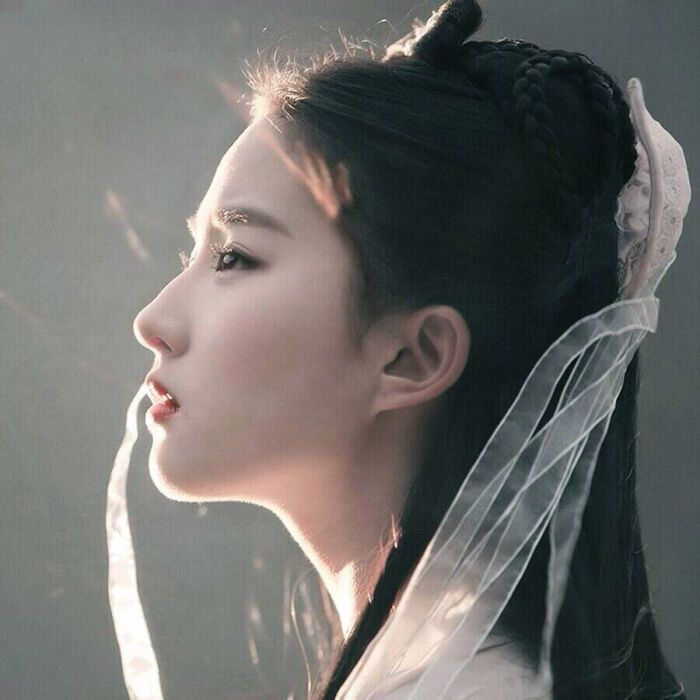
#> input picture 机器学习/data/lyf.jpg, 700 x 700 px
$ python '亮度提升.py'
#> lines starting #> are read from the running program, lines starting #| are printed output that depends on the picture; after the words box and inside, x2 and y2 are one past the last pixel; in counts of white or black regions, pixels touching at a corner belong together
import cv2 as cv
import numpy as np

# 亮度提升
img = cv.imread('../data/lyf.jpg')
#> img is the input picture: shape (700, 700, 3); mean B, G, R 105.2, 107.9, 108.9
print(img.shape)
#| (700, 700, 3)
cv.imshow('img', img)

# 将图片转化为灰度图
gray = cv.cvtColor(img, cv.COLOR_BGR2GRAY)
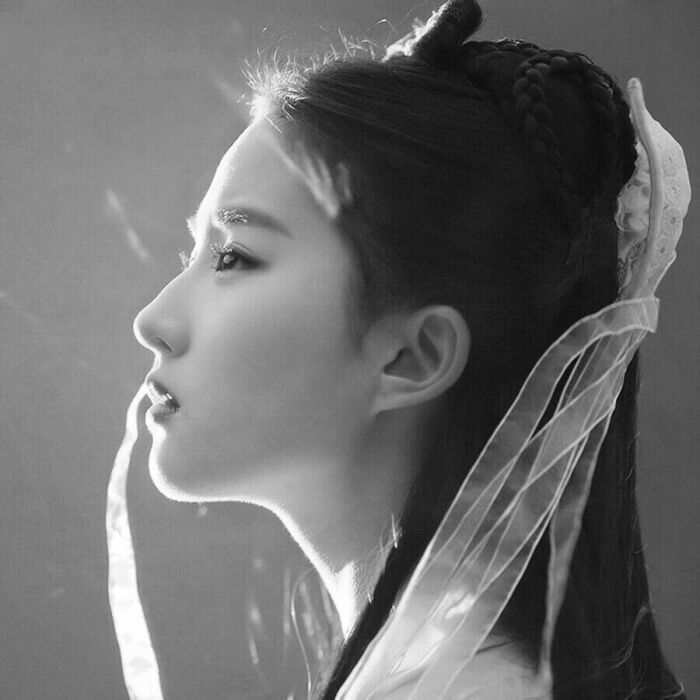
#> gray: shape (700, 700); min 5, max 255, mean 107.9
cv.imshow('gray', gray)

# 针对灰度图提亮
e_gray = cv.equalizeHist(gray)
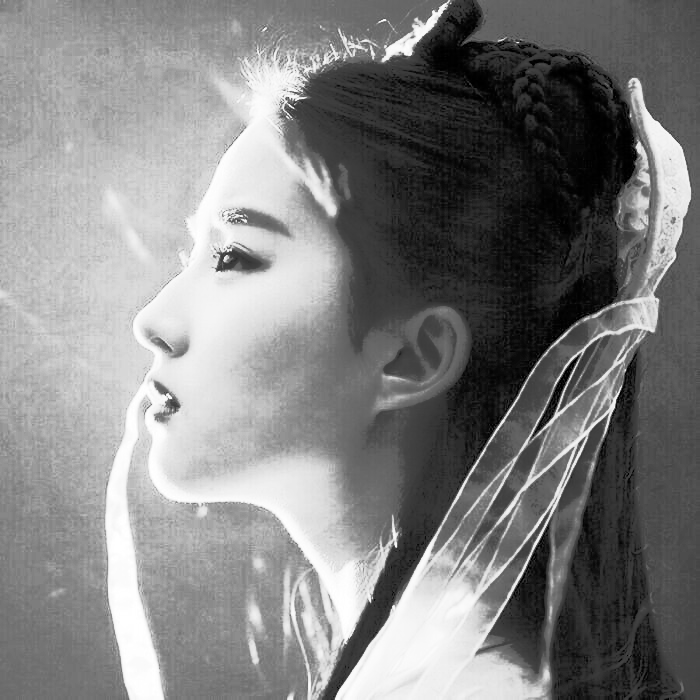
#> e_gray: shape (700, 700); min 0, max 255, mean 128.6
cv.imshow('e_gray', e_gray)

# 彩色图像提亮
# 转换颜色空间 YUV：亮度，色度，饱和度
yuv = cv.cvtColor(img, cv.COLOR_BGR2YUV)
#> yuv: shape (700, 700, 3); mean of channels 0, 1, 2 107.9, 126.7, 128.9
yuv[:, :, 0] = cv.equalizeHist(yuv[:, :, 0])
#> yuv: shape (700, 700, 3); mean of channels 0, 1, 2 128.6, 126.7, 128.9
color = cv.cvtColor(yuv, cv.COLOR_YUV2BGR)
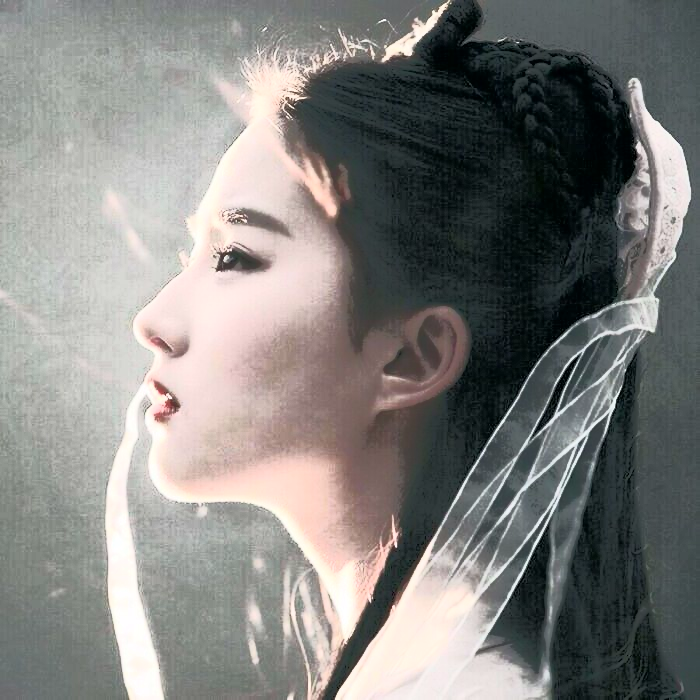
#> color: shape (700, 700, 3); mean B, G, R 125.9, 128.6, 129.3
cv.imshow('color', color)

"""
# Canny边缘识别
    边缘检测常用亮度梯度方法。通过识别亮度梯度变化最大的像素点从而检测出物体的边缘。
"""
canny = cv.Canny(img, 60, 150)
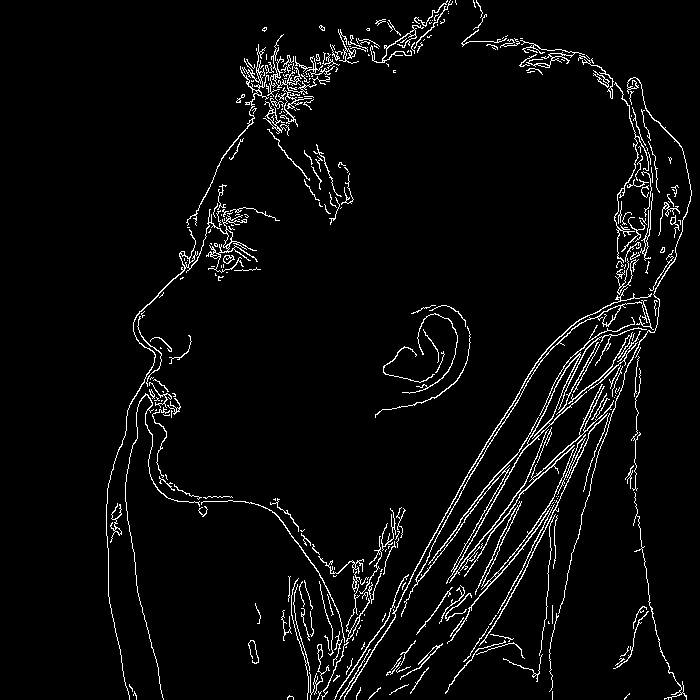
#> canny: shape (700, 700); 4.2% white in thin lines or dots, all inside (x1, y1, x2, y2) = (106, 0, 692, 700)
cv.imshow('Canny', canny)

"""
角点检测（针对灰度图处理，降低运算量）
    边缘检测常用亮度梯度方法。通过识别亮度梯度变化最大的像素点从而检测出物体的边缘。
"""
corners = cv.cornerHarris(gray, 7, 5, 0.04)
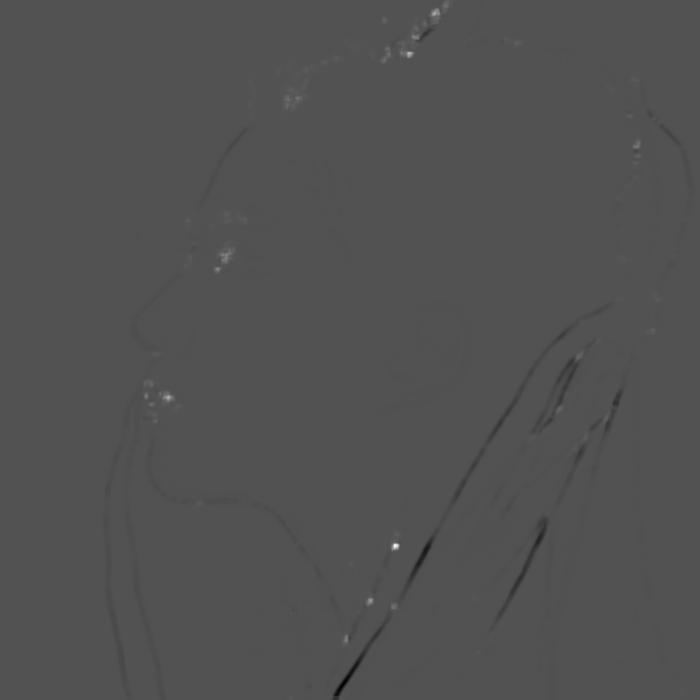
#> corners: shape (700, 700) float32; min -0.101, max 0.212, mean -0.00019; drawn with min black and max white
img[corners > corners.max()*0.01] = [0, 0, 255]
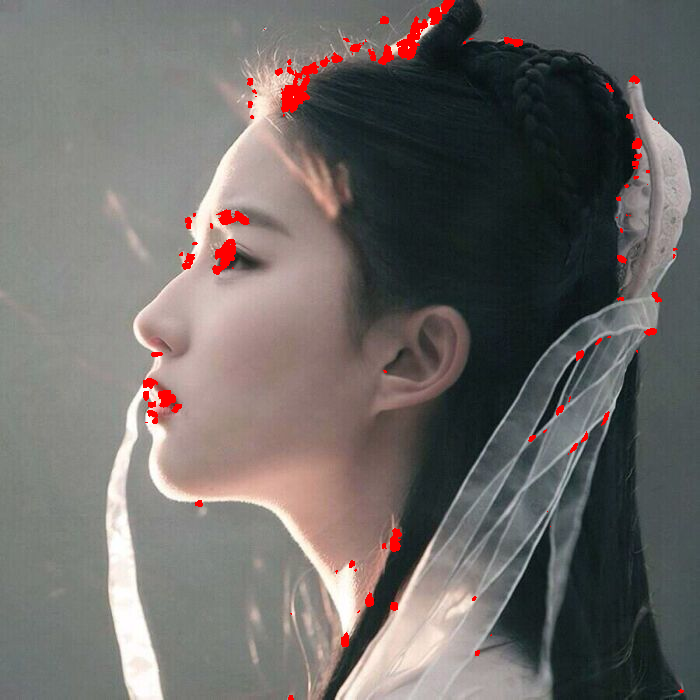
#> img: shape (700, 700, 3); 1.24% of pixels changed, all inside (x1, y1, x2, y2) = (143, 0, 684, 700)
cv.imshow('corners', img)

cv.waitKey()

$ run again, with 机器学习/data/table.jpg copied over 机器学习/data/lyf.jpg
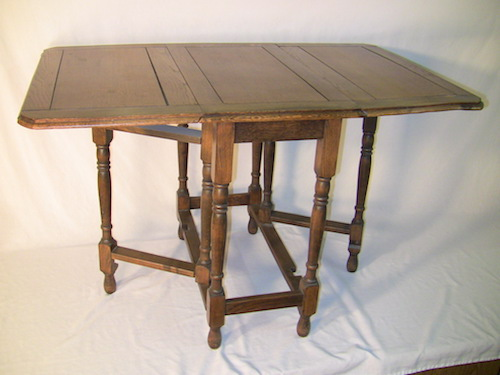
#> input picture 机器学习/data/table.jpg, 500 x 375 px
#> img is the input picture: shape (375, 500, 3); mean B, G, R 157.7, 169.6, 182.9
#| (375, 500, 3)
#> `canny = cv.Canny(img, 60, 150)`:
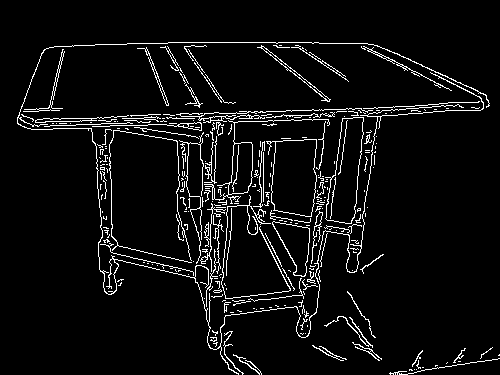
#> canny: shape (375, 500); 5.6% white in thin lines or dots, all inside (x1, y1, x2, y2) = (17, 42, 500, 375)
#> `img[corners > corners.max()*0.01] = [0, 0, 255]`:
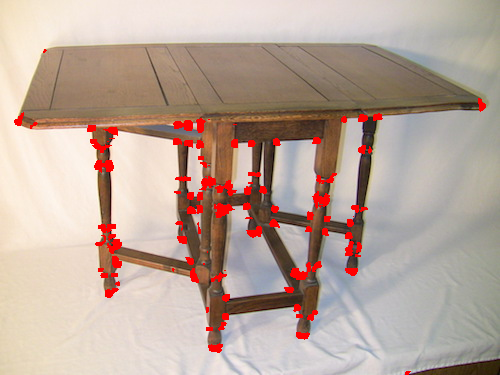
#> img: shape (375, 500, 3); 2.92% of pixels changed, all inside (x1, y1, x2, y2) = (14, 49, 486, 375)
